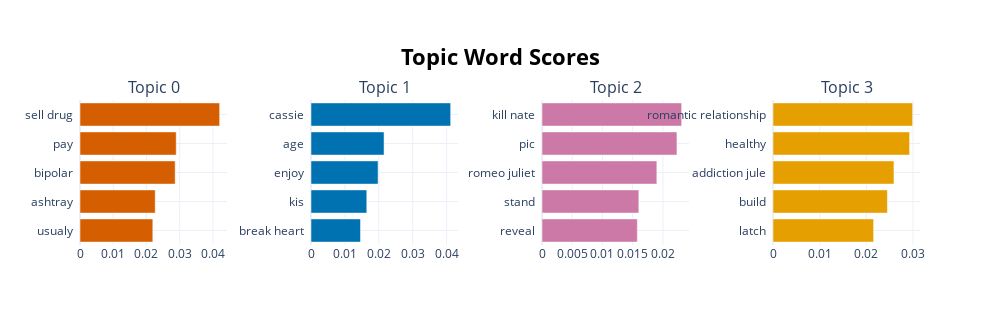

The notebook cell saved with this chart:
### Code cell
# visualize new topics

model_drug.visualize_barchart()

### Figure 1 — Plotly figure (JSON) as saved in the notebook; plotly's stock layout.template omitted (floating-point values rounded to 4 significant figures)
{"data": [{"marker": {"color": "#D55E00"}, "orientation": "h", "type": "bar", "x": [0.02191, 0.02263, 0.02863, 0.02894, 0.04201], "xaxis": "x", "y": ["usualy  ", "ashtray  ", "bipolar  ", "pay  ", "sell drug  "], "yaxis": "y"}, {"marker": {"color": "#0072B2"}, "orientation": "h", "type": "bar", "x": [0.0146, 0.01646, 0.01979, 0.02155, 0.04119], "xaxis": "x2", "y": ["break heart  ", "kis  ", "enjoy  ", "age  ", "cassie  "], "yaxis": "y2"}, {"marker": {"color": "#CC79A7"}, "orientation": "h", "type": "bar", "x": [0.01577, 0.01602, 0.019, 0.02233, 0.0231], "xaxis": "x3", "y": ["reveal  ", "stand  ", "romeo juliet  ", "pic  ", "kill nate  "], "yaxis": "y3"}, {"marker": {"color": "#E69F00"}, "orientation": "h", "type": "bar", "x": [0.02155, 0.02451, 0.02591, 0.02926, 0.02992], "xaxis": "x4", "y": ["latch  ", "build  ", "addiction jule  ", "healthy  ", "romantic relationship  "], "yaxis": "y4"}], "layout": {"annotations": [{"font": {"size": 16}, "showarrow": false, "text": "Topic 0", "x": 0.0875, "xanchor": "center", "xref": "paper", "y": 1, "yanchor": "bottom", "yref": "paper"}, {"font": {"size": 16}, "showarrow": false, "text": "Topic 1", "x": 0.3625, "xanchor": "center", "xref": "paper", "y": 1, "yanchor": "bottom", "yref": "paper"}, {"font": {"size": 16}, "showarrow": false, "text": "Topic 2", "x": 0.6375, "xanchor": "center", "xref": "paper", "y": 1, "yanchor": "bottom", "yref": "paper"}, {"font": {"size": 16}, "showarrow": false, "text": "Topic 3", "x": 0.9125, "xanchor": "center", "xref": "paper", "y": 1, "yanchor": "bottom", "yref": "paper"}], "height": 325, "hoverlabel": {"bgcolor": "white", "font": {"family": "Rockwell", "size": 16}}, "showlegend": false, "title": {"font": {"color": "Black", "size": 22}, "text": "<b>Topic Word Scores", "x": 0.5, "xanchor": "center", "yanchor": "top"}, "width": 1000, "xaxis": {"anchor": "y", "domain": [0, 0.175], "showgrid": true}, "xaxis2": {"anchor": "y2", "domain": [0.275, 0.45], "showgrid": true}, "xaxis3": {"anchor": "y3", "domain": [0.55, 0.725], "showgrid": true}, "xaxis4": {"anchor": "y4", "domain": [0.825, 1], "showgrid": true}, "yaxis": {"anchor": "x", "domain": [0, 1], "showgrid": true}, "yaxis2": {"anchor": "x2", "domain": [0, 1], "showgrid": true}, "yaxis3": {"anchor": "x3", "domain": [0, 1], "showgrid": true}, "yaxis4": {"anchor": "x4", "domain": [0, 1], "showgrid": true}}}
